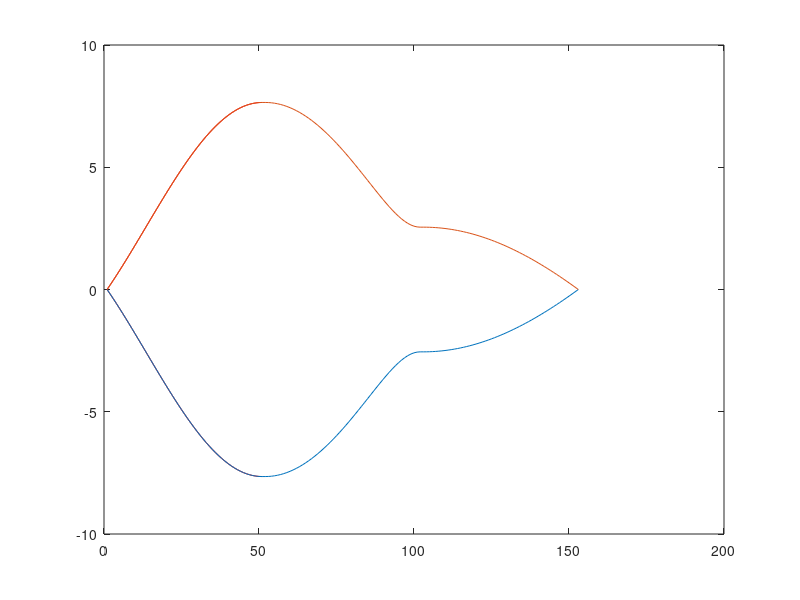

This chart was generated by the following MATLAB code:
close all
clear all
clc
t=-2.550; 
acc=1.44e-10; 
a=1.732*acc;

s=1:-0.02:0 ;
%kx=(2*pi/(sqrt(3)*a))*s ;
kx=linspace(2*pi/(sqrt(3)*a),0,size(s,2));
ky=linspace(2*pi/(3*a),0,size(s,2));
E1=t.*sqrt(1+4.*cos((sqrt(3).*a/2).*kx).*cos((a/2).*ky)+4.*cos((a/2).*ky).^2) ;
E2=-E1; 


plot(E1,'r') 
hold on 
plot(E2,'r')

E = [E1];
En = E2;

s=0:0.02:1;
kx=(2*pi/(sqrt(3)*a))*s;
ky=0;
E1=t.*sqrt(1+4.*cos((sqrt(3).*a/2).*kx).*cos((a/2).*ky)+4.*cos((a/2).*ky).^2);
E2=-E1;

%plot(E1,'*')
%hold on
%plot(E2,'*')

E = [E E1];
En = [En E2];

s=0:0.02:1;
kx=(2*pi/(sqrt(3)*a));
ky=(2*pi/(3*a))*s ;
E1=t.*sqrt(1+4.*cos((sqrt(3).*a/2).*kx).*cos((a/2).*ky)+4.*cos((a/2).*ky).^2);
E2=-E1; 

%plot(E1,'*')
%hold on
%plot(E2,'*')


E = [E E1];
En = [En E2];

plot(E)
hold on;
plot(En);


